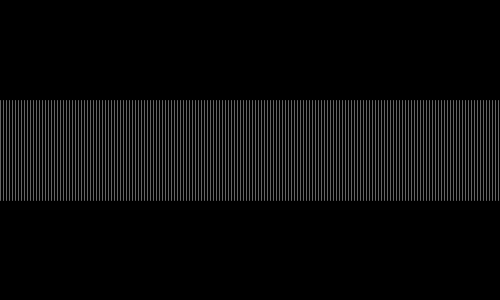
Frame 1 (no input)
Frame 60 (the mouse pressed at the canvas centre just before this capture): identical to frame 1, image omitted
Frame 120 (the mouse held since frame 60 and released just before this capture): identical to frame 1, image omitted

The Processing sketch that drew this single still picture (run headless with seeded random() and noise(); from frame 60 on, the mouse is pressed at the canvas centre):

// Processing sketch: processing_107376
// ── processing_107376.pde

void setup() {
  size(500, 300);
  stroke(255, 100);
}

void draw() {
  background(0);
for(int i=0; i<500; i++){
line(i*3,100,i*3,200);
}
}
